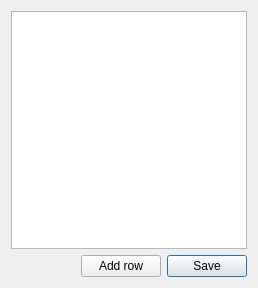
<?xml version="1.0" encoding="UTF-8"?>
<ui version="4.0">
 <class>csvEditor</class>
 <widget class="QDialog" name="csvEditor">
  <property name="geometry">
   <rect>
    <x>0</x>
    <y>0</y>
    <width>258</width>
    <height>288</height>
   </rect>
  </property>
  <property name="mouseTracking">
   <bool>false</bool>
  </property>
  <property name="windowTitle">
   <string>Editor</string>
  </property>
  <layout class="QVBoxLayout" name="verticalLayout">
   <item>
    <widget class="QTableWidget" name="tableWidget">
     <property name="mouseTracking">
      <bool>false</bool>
     </property>
     <property name="contextMenuPolicy">
      <enum>Qt::CustomContextMenu</enum>
     </property>
    </widget>
   </item>
   <item>
    <layout class="QHBoxLayout" name="horizontalLayout">
     <item>
      <spacer name="horizontalSpacer">
       <property name="orientation">
        <enum>Qt::Horizontal</enum>
       </property>
       <property name="sizeHint" stdset="0">
        <size>
         <width>40</width>
         <height>20</height>
        </size>
       </property>
      </spacer>
     </item>
     <item>
      <spacer name="horizontalSpacer_3">
       <property name="orientation">
        <enum>Qt::Horizontal</enum>
       </property>
       <property name="sizeHint" stdset="0">
        <size>
         <width>40</width>
         <height>20</height>
        </size>
       </property>
      </spacer>
     </item>
     <item>
      <spacer name="horizontalSpacer_2">
       <property name="orientation">
        <enum>Qt::Horizontal</enum>
       </property>
       <property name="sizeHint" stdset="0">
        <size>
         <width>40</width>
         <height>20</height>
        </size>
       </property>
      </spacer>
     </item>
     <item>
      <widget class="QPushButton" name="pushButton">
       <property name="text">
        <string>Add row</string>
       </property>
      </widget>
     </item>
     <item>
      <widget class="QDialogButtonBox" name="buttonBox">
       <property name="enabled">
        <bool>true</bool>
       </property>
       <property name="locale">
        <locale language="English" country="UnitedStates"/>
       </property>
       <property name="orientation">
        <enum>Qt::Horizontal</enum>
       </property>
       <property name="standardButtons">
        <set>QDialogButtonBox::Save</set>
       </property>
       <property name="centerButtons">
        <bool>false</bool>
       </property>
      </widget>
     </item>
    </layout>
   </item>
  </layout>
 </widget>
 <resources/>
 <connections/>
</ui>
